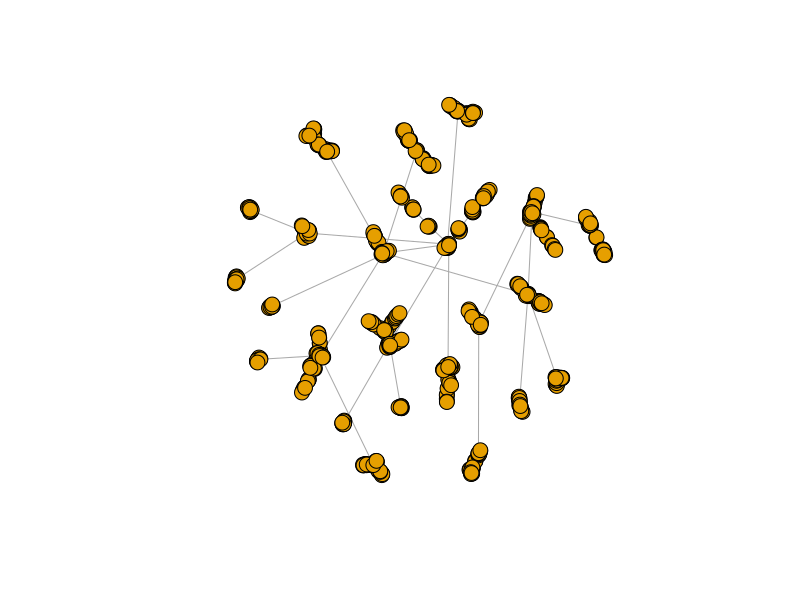
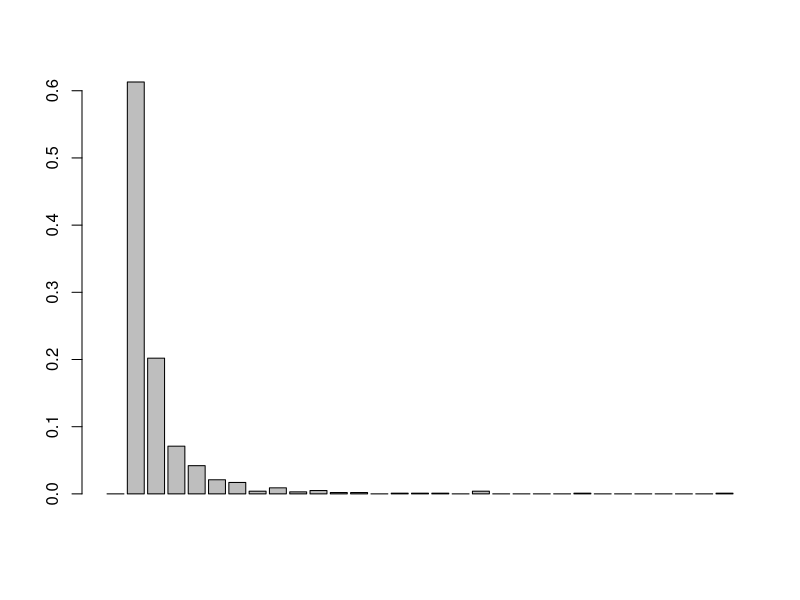

The R script that drew these images, in order:
# opt-cmd-R to run all code
# shft-cmd-C to comment

rm(list = ls())

library(igraph)

# create barabasi graph
nodesNum = 1000
g <- barabasi.game(nodesNum , directed = FALSE)

plot(g, vertex.size=8, vertex.label=NA)

dg_dist = degree_distribution(g)
barplot(dg_dist)

# find communities
fg <- fastgreedy.community(g)
membership(fg)
cmsize <- sizes(fg)

modularity(fg, membership(fg))
